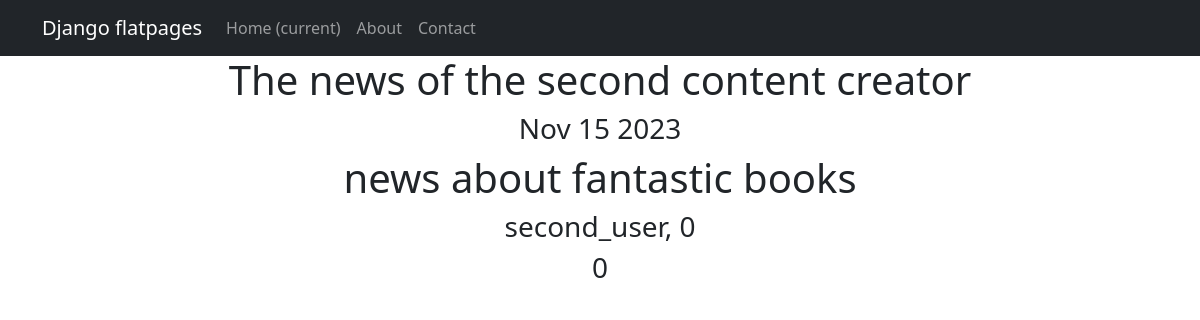
The app's page /newslist/3 with its own data.
### news/models.py (models this page shows, shortened)
class Post(models.Model):
    news = 'news'
    content = 'content'
    CATEGORY = [(news, 'новость'), (content, 'статья')]
    creator = models.ForeignKey(Author, on_delete=models.CASCADE)
    type_choice = models.CharField(max_length=7, choices=CATEGORY, default=content)
    creation_time = models.DateTimeField(auto_now=True)
    post_category = models.ManyToManyField(Category, through='PostCategory')
    header = models.CharField(max_length=128)
    content = models.TextField()
    rating = models.SmallIntegerField(default=0)

class Author(models.Model):
    content_creator = models.OneToOneField(User, on_delete=models.CASCADE)
    rating_content = models.SmallIntegerField(default=0)
    def __str__(self):
        return f'{self.content_creator}, {self.rating_content}'

### news/views.py (the view)
# urls.py: path('<int:pk>', PostDetail.as_view()),
class PostDetail(DetailView):
    model = Post
    template_name = 'news.html'
    context_object_name = 'news'

### templates/news.html (shortened to what this page needs)
{% extends 'flatpages/default.html' %}
{% block content %}
<h1>{{ news.header }}</h1>
<h3>{{ news.creation_time|date:'M d Y' }}</h3>
<h1>{{ news.content }}</h1>
<h3>{{ news.creator }}</h3>
<h3>{{ news.rating }}</h3>
{% endblock content %}

### records on screen
Post: header "The news of the second content creator", creation_time "Nov 15 2023", content "news about fantastic books", creator "second_user, 0", rating "0"
